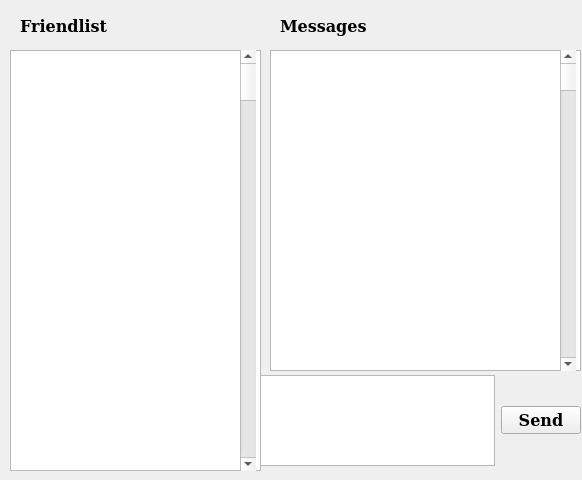
<?xml version="1.0" encoding="UTF-8"?>
<ui version="4.0">
 <class>Form</class>
 <widget class="QWidget" name="Form">
  <property name="geometry">
   <rect>
    <x>0</x>
    <y>0</y>
    <width>582</width>
    <height>480</height>
   </rect>
  </property>
  <property name="font">
   <font>
    <family>DejaVu Serif</family>
    <pointsize>12</pointsize>
    <weight>75</weight>
    <bold>true</bold>
   </font>
  </property>
  <property name="windowTitle">
   <string>Form</string>
  </property>
  <widget class="QWidget" name="horizontalLayoutWidget_3">
   <property name="geometry">
    <rect>
     <x>260</x>
     <y>375</y>
     <width>321</width>
     <height>91</height>
    </rect>
   </property>
   <layout class="QHBoxLayout" name="horizontalLayout_3">
    <item>
     <widget class="QTextEdit" name="MessageBox"/>
    </item>
    <item>
     <widget class="QPushButton" name="pushButton">
      <property name="text">
       <string>Send</string>
      </property>
     </widget>
    </item>
   </layout>
  </widget>
  <widget class="QListView" name="listView">
   <property name="geometry">
    <rect>
     <x>10</x>
     <y>50</y>
     <width>251</width>
     <height>421</height>
    </rect>
   </property>
  </widget>
  <widget class="QListView" name="listView_2">
   <property name="geometry">
    <rect>
     <x>270</x>
     <y>50</y>
     <width>311</width>
     <height>321</height>
    </rect>
   </property>
  </widget>
  <widget class="QLabel" name="label">
   <property name="geometry">
    <rect>
     <x>20</x>
     <y>10</y>
     <width>231</width>
     <height>31</height>
    </rect>
   </property>
   <property name="text">
    <string>Friendlist</string>
   </property>
  </widget>
  <widget class="QLabel" name="label_2">
   <property name="geometry">
    <rect>
     <x>280</x>
     <y>10</y>
     <width>231</width>
     <height>31</height>
    </rect>
   </property>
   <property name="text">
    <string>Messages</string>
   </property>
  </widget>
  <widget class="QScrollBar" name="verticalScrollBar">
   <property name="geometry">
    <rect>
     <x>240</x>
     <y>50</y>
     <width>16</width>
     <height>421</height>
    </rect>
   </property>
   <property name="orientation">
    <enum>Qt::Vertical</enum>
   </property>
  </widget>
  <widget class="QScrollBar" name="verticalScrollBar_2">
   <property name="geometry">
    <rect>
     <x>560</x>
     <y>50</y>
     <width>16</width>
     <height>321</height>
    </rect>
   </property>
   <property name="orientation">
    <enum>Qt::Vertical</enum>
   </property>
  </widget>
 </widget>
 <resources/>
 <connections/>
</ui>
